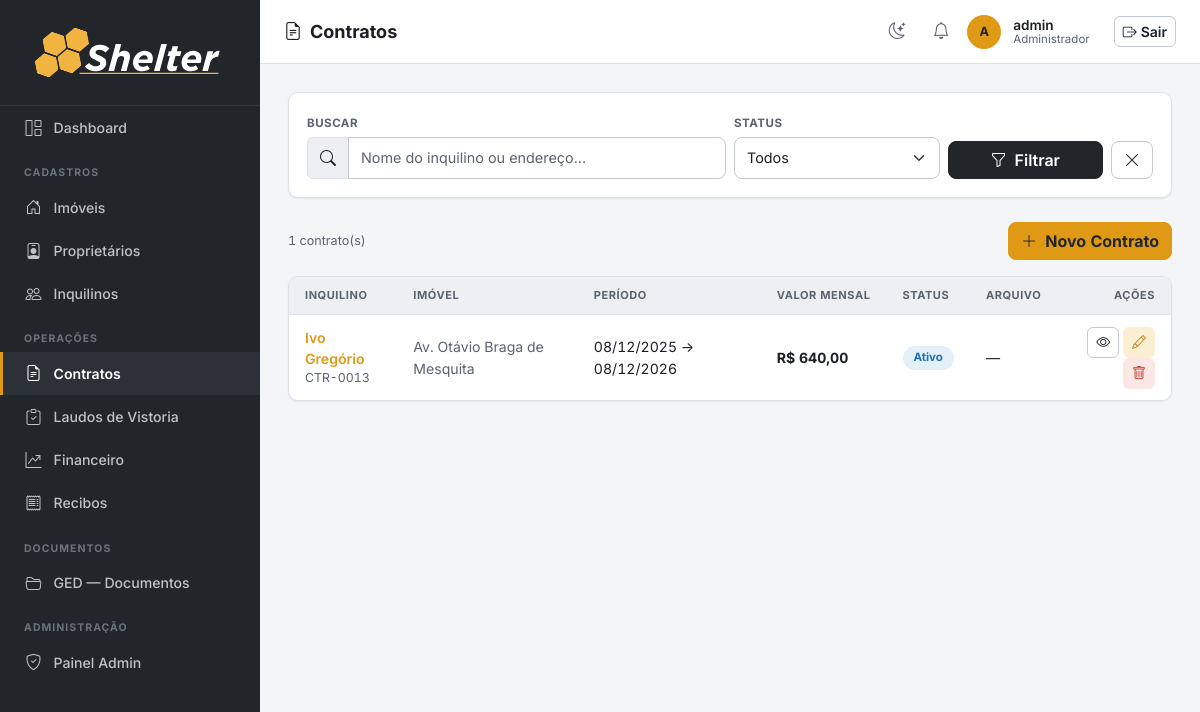
/contratos/ (signed in), run on the app's committed database.
### imoveis/models.py (models this page shows, shortened)
class Contrato(IdentificavelMixin, models.Model):
    PREFIXO_CODIGO = 'CTR'
    STATUS_CHOICES = [
        ('ativo', 'Ativo'),
        ('encerrado', 'Encerrado'),
        ('rescindido', 'Rescindido'),
    ]
    TIPO_CONTRATO_CHOICES = [
        ('PF', 'Pessoa Física'),
        ('PJ', 'Pessoa Jurídica'),
    ]
    FINALIDADE_CHOICES = [
        ('residencial', 'Residencial'),
        ('comercial', 'Comercial'),
    ]
    imovel = models.ForeignKey(Imovel, on_delete=models.PROTECT, related_name='contratos')
    inquilino = models.ForeignKey(Inquilino, on_delete=models.PROTECT, related_name='contratos')
    tipo_contrato = models.CharField(max_length=2, choices=TIPO_CONTRATO_CHOICES, default='PF',
                                     verbose_name='Tipo de Contrato')
    finalidade = models.CharField(max_length=12, choices=FINALIDADE_CHOICES,
                                  default='residencial', verbose_name='Finalidade')
    status = models.CharField(max_length=20, choices=STATUS_CHOICES, default='ativo')
    data_inicio = models.DateField(verbose_name='Data de Início')
    data_fim = models.DateField(verbose_name='Data de Término')
    valor_mensal = models.DecimalField(max_digits=10, decimal_places=2, verbose_name='Valor Mensal')
    valor_vigente = models.DecimalField(max_digits=10, decimal_places=2, null=True, blank=True,
                                        verbose_name='Valor de Cobrança Vigente')
    dia_vencimento = models.PositiveSmallIntegerField(
        default=10, verbose_name='Dia de Vencimento',
        validators=[MinValueValidator(1), MaxValueValidator(31)])
    comprovante_renda = models.FileField(upload_to='comprovantes_renda/', blank=True, null=True,
                                         verbose_name='Comprovante de Renda (PF)')
    contrato_social = models.FileField(upload_to='contratos_sociais/', blank=True, null=True,
                                       verbose_name='Contrato Social (PJ)')
    recibo_chaves = models.FileField(upload_to='contratos/recibo_chaves/', blank=True, null=True,
                                     verbose_name='Recibo de Entrega de Chaves')
    comprovante_anual = models.FileField(upload_to='contratos/comprovante_anual/', blank=True, null=True,
                                         verbose_name='Comprovante Anual de Pagamento')
    documento_gerado = models.FileField(upload_to='contratos/gerados/', blank=True, null=True,
                                        verbose_name='Contrato gerado (PDF)')
    observacoes = models.TextField(blank=True, verbose_name='Observações')
    local_assinatura = models.CharField(max_length=200, blank=True,
                                        verbose_name='Local da Assinatura')
    data_assinatura = models.DateField(null=True, blank=True,
                                       verbose_name='Data da Assinatura')
    criado_em = models.DateTimeField(auto_now_add=True)
    class Meta:
        verbose_name = 'Contrato'
        verbose_name_plural = 'Contratos'
        ordering = ['-data_inicio']
    @property
    def precisa_atencao(self):
        if self.status != 'ativo':
            return False
        hoje = date.today()
        if 0 <= (self.data_fim - hoje).days <= 14:
            return True
        return ((self.data_inicio.month, self.data_inicio.day) == (hoje.month, hoje.day)
                and self.data_inicio.year != hoje.year)
    @property
    def dependentes_cascata(self):
        pares = [
            ('fiador(es)', self.fiadores.count()),
            ('lançamento(s) financeiro(s)', self.lancamentos.count()),
            ('renovação', 1 if hasattr(self, 'renovacao') else 0),
            ('distrato', 1 if hasattr(self, 'distrato') else 0),
        ]
        return [(label, n) for label, n in pares if n > 0]

class Inquilino(models.Model):
    FAIXA_RENDA_CHOICES = [
        ('ate_2k', '< R$ 2k'),
        ('2_4k', 'R$ 2k - R$ 3.9k'),
        ('4_7k', 'R$ 4k - R$ 6.9k'),
        ('7_10k', 'R$ 7k - R$ 9.9k'),
        ('10_16k', 'R$ 10k - R$ 15.9k'),
        ('acima_16k', 'R$ 16k +'),
    ]
    nome = models.CharField(max_length=200)
    cpf = models.CharField(max_length=14, unique=True, validators=[validate_cpf], verbose_name='CPF')
    cnpj = models.CharField(max_length=18, blank=True, validators=[validate_cnpj], verbose_name='CNPJ')
    email = models.EmailField(blank=True)
    telefone = models.CharField(max_length=20, blank=True, validators=[validate_telefone])
    rg = models.CharField(max_length=20, blank=True, validators=[validate_rg], verbose_name='RG')
    qualificacao = models.CharField(max_length=300, blank=True, verbose_name='Qualificação',
                                    help_text='Estado civil, profissão, nacionalidade')
    profissao = models.CharField(max_length=100, blank=True, verbose_name='Profissão')
    faixa_renda = models.CharField(max_length=20, choices=FAIXA_RENDA_CHOICES, blank=True,
                                   verbose_name='Faixa de Renda')
    observacoes = models.TextField(blank=True, verbose_name='Observações')
    criado_em = models.DateTimeField(auto_now_add=True)
    class Meta:
        verbose_name = 'Inquilino'
        verbose_name_plural = 'Inquilinos'
        ordering = ['nome']

class Imovel(IdentificavelMixin, models.Model):
    PREFIXO_CODIGO = 'IMV'
    TIPO_CHOICES = [
        ('apartamento', 'Apartamento'),
        ('casa', 'Casa'),
        ('comercial', 'Comercial'),
        ('terreno', 'Terreno'),
        ('galpao', 'Galpão'),
    ]
    STATUS_CHOICES = [
        ('ocupado', 'Ocupado'),
        ('vago', 'Vago'),
        ('manutencao', 'Em Manutenção'),
    ]
    CATEGORIA_CHOICES = [
        ('urbano', 'Urbano'),
        ('rural', 'Rural'),
    ]
    proprietario = models.ForeignKey(Proprietario, on_delete=models.PROTECT, related_name='imoveis')
    tipo = models.CharField(max_length=20, choices=TIPO_CHOICES)
    status = models.CharField(max_length=20, choices=STATUS_CHOICES, default='vago')
    categoria = models.CharField(max_length=10, choices=CATEGORIA_CHOICES, default='urbano', verbose_name='Categoria')
    endereco = models.CharField(max_length=300)
    numero = models.CharField(max_length=20, blank=True, verbose_name='Número')
    complemento = models.CharField(max_length=100, blank=True, verbose_name='Complemento')
    bairro = models.CharField(max_length=100, blank=True)
    cidade = models.CharField(max_length=100, default='')
    area_m2 = models.DecimalField(max_digits=8, decimal_places=2, null=True, blank=True, verbose_name='Área (m²)')
    descricao = models.TextField(blank=True)
    matricula = models.CharField(max_length=100, blank=True, verbose_name='Matrícula')
    data_aquisicao = models.DateField(null=True, blank=True, verbose_name='Data de Aquisição')
    valor_aquisicao = models.DecimalField(max_digits=14, decimal_places=2, null=True, blank=True, verbose_name='Valor de Aquisição')
    cadastro_prefeitura = models.CharField(max_length=100, blank=True, verbose_name='Cadastro Prefeitura')
    planta_projeto = models.FileField(upload_to='plantas/', blank=True, null=True, verbose_name='Planta/Projeto')
    nirf = models.CharField(max_length=50, blank=True, verbose_name='NIRF')
    incra = models.CharField(max_length=50, blank=True, verbose_name='INCRA')
    car = models.CharField(max_length=100, blank=True, verbose_name='CAR')
    criado_em = models.DateTimeField(auto_now_add=True)
    class Meta:
        verbose_name = 'Imóvel'
        verbose_name_plural = 'Imóveis'
        ordering = ['endereco']

### imoveis/views.py (the view)
# urls.py: path('contratos/', views.contrato_list, name='contrato_list'),
@login_required
def contrato_list(request):
    q = request.GET.get('q', '')
    status = request.GET.get('status', '')
    qs = Contrato.objects.select_related('imovel', 'inquilino')
    if q:
        qs = qs.filter(Q(inquilino__nome__icontains=q) | Q(imovel__endereco__icontains=q))
    if status:
        qs = qs.filter(status=status)
    return render(request, 'contratos/contrato_list.html', {
        'contratos': qs, 'q': q, 'status': status,
        'status_choices': Contrato.STATUS_CHOICES,
    })

### templates/contratos/contrato_list.html (shortened to what this page needs)
{% extends 'base.html' %}
{% load imoveis_tags %}
{% block page_title %}<i class="bi bi-file-earmark-text me-2"></i>Contratos{% endblock %}
{% block nav_contratos %}active{% endblock %}
{% block content %}
<div class="section-card mb-4">
  <div class="section-card-body">
    <form method="get" class="row g-2 align-items-end">
      <div class="col-12 col-md-6">
        <label class="form-label">Buscar</label>
        <div class="input-group">
          <span class="input-group-text"><i class="bi bi-search"></i></span>
          <input type="text" name="q" value="{{ q }}" class="form-control" placeholder="Nome do inquilino ou endereço...">
        </div>
      </div>
      <div class="col-md-3">
        <label class="form-label">Status</label>
        <select name="status" class="form-select">
          <option value="">Todos</option>
        </select>
      </div>
      <div class="col-md-3 d-flex gap-2">
        <button type="submit" class="btn btn-graphite flex-fill"><i class="bi bi-funnel me-1"></i> Filtrar</button>
        <a href="{% url 'contrato_list' %}" class="btn btn-outline-secondary"><i class="bi bi-x-lg"></i></a>
      </div>
    </form>
  </div>
</div>
<div class="d-flex justify-content-between align-items-center mb-3">
  <span class="text-muted small">{{ contratos.count }} contrato(s)</span>
  <a href="{% url 'contrato_create' %}" class="btn btn-primary"><i class="bi bi-plus-lg me-1"></i> Novo Contrato</a>
</div>
<div class="section-card">
  <div class="table-responsive">
    <table class="table mb-0">
      <thead>
        <tr><th>Inquilino</th><th>Imóvel</th><th>Período</th><th>Valor Mensal</th><th>Status</th><th>Arquivo</th><th class="text-end">Ações</th></tr>
      </thead>
      <tbody>
        {% for c in contratos %}
        <tr>
          <td>
            <a href="{% url 'contrato_detail' c.pk %}" class="fw-semibold text-primary">{{ c.inquilino.nome }}</a>
            <div class="small text-muted">{{ c.codigo }}</div>
          </td>
          <td class="small text-muted">{{ c.imovel.endereco|truncatechars:30 }}</td>
          <td class="small">{{ c.data_inicio|date:"d/m/Y" }} → {{ c.data_fim|date:"d/m/Y" }}</td>
          <td><strong>R$ {{ c.valor_mensal|brl }}</strong></td>
          <td>
            <span class="status-badge badge-{{ c.status }}">{{ c.get_status_display }}</span>
          </td>
          <td>
            {% if c.arquivo %}
            <a href="{{ c.arquivo.url }}" target="_blank" class="btn btn-sm btn-outline-secondary"><i class="bi bi-file-earmark-pdf"></i></a>
            {% else %}—{% endif %}
          </td>
          <td class="text-end">
            <a href="{% url 'contrato_detail' c.pk %}" class="btn btn-sm btn-outline-secondary"><i class="bi bi-eye"></i></a>
            <a href="{% url 'contrato_edit' c.pk %}" class="btn btn-sm btn-outline-primary"><i class="bi bi-pencil"></i></a>
            <button class="btn btn-sm btn-outline-danger" data-bs-toggle="modal" data-bs-target="#del{{ c.pk }}"><i class="bi bi-trash"></i></button>
          </td>
        </tr>
        {% empty %}
        <tr>
          <td colspan="7" class="border-0">
            <div class="empty-state"><i class="bi bi-inbox"></i>Nenhum contrato encontrado.</div>
          </td>
        </tr>
        {% endfor %}
      </tbody>
    </table>
  </div>
</div>
{% endblock %}

### templates/base.html (shortened to what this page needs)
{% load static %}
<!DOCTYPE html>
<html lang="pt-BR">
<head>
  <link rel="stylesheet" href="https://cdn.jsdelivr.net/npm/bootstrap@5.3.3/dist/css/bootstrap.min.css">
  <link rel="stylesheet" href="https://cdn.jsdelivr.net/npm/bootstrap-icons@1.11.3/font/bootstrap-icons.min.css">
  <link rel="stylesheet" href="https://cdn.jsdelivr.net/npm/flatpickr/dist/flatpickr.min.css">
  <link rel="stylesheet" href="{% static 'css/shelter.css' %}">
</head>
<body>
<nav id="sidebar">
  <div class="sidebar-brand">
    <img src="{% static 'assets/Shelter_LOGO_white.svg' %}" alt="Shelter" class="brand-full">
  </div>
  <ul class="nav flex-column">
    {% if perms.imoveis.pode_acessar_dashboard %}
    <li class="nav-item">
      <a class="nav-link {% block nav_dashboard %}{% endblock %}" href="{% url 'dashboard' %}" title="Dashboard">
        <i class="bi bi-grid-1x2"></i> <span class="nav-text">Dashboard</span>
      </a>
    </li>
    {% endif %}
    <li><span class="nav-section-label">Cadastros</span></li>
    <li class="nav-item">
      <a class="nav-link {% block nav_imoveis %}{% endblock %}" href="{% url 'imovel_list' %}" title="Imóveis">
        <i class="bi bi-house-door"></i> <span class="nav-text">Imóveis</span>
      </a>
    </li>
    <li class="nav-item">
      <a class="nav-link {% block nav_proprietarios %}{% endblock %}" href="{% url 'proprietario_list' %}" title="Proprietários">
        <i class="bi bi-person-badge"></i> <span class="nav-text">Proprietários</span>
      </a>
    </li>
    <li class="nav-item">
      <a class="nav-link {% block nav_inquilinos %}{% endblock %}" href="{% url 'inquilino_list' %}" title="Inquilinos">
        <i class="bi bi-people"></i> <span class="nav-text">Inquilinos</span>
      </a>
    </li>
    <li><span class="nav-section-label">Operações</span></li>
    <li class="nav-item">
      <a class="nav-link {% block nav_contratos %}{% endblock %}" href="{% url 'contrato_list' %}" title="Contratos">
        <i class="bi bi-file-earmark-text"></i> <span class="nav-text">Contratos</span>
      </a>
    </li>
    <li class="nav-item">
      <a class="nav-link {% block nav_laudos %}{% endblock %}" href="{% url 'laudo_list' %}" title="Laudos de Vistoria">
        <i class="bi bi-clipboard-check"></i> <span class="nav-text">Laudos de Vistoria</span>
      </a>
    </li>
    {% if perms.imoveis.pode_acessar_financeiro %}
    <li class="nav-item">
      <a class="nav-link {% block nav_financeiro %}{% endblock %}" href="{% url 'lancamento_list' %}" title="Financeiro">
        <i class="bi bi-graph-up-arrow"></i> <span class="nav-text">Financeiro</span>
      </a>
    </li>
    {% endif %}
    <li class="nav-item">
      <a class="nav-link {% block nav_recibos %}{% endblock %}" href="{% url 'recibo_list' %}" title="Recibos">
        <i class="bi bi-receipt"></i> <span class="nav-text">Recibos</span>
      </a>
    </li>
    <li><span class="nav-section-label">Documentos</span></li>
    <li class="nav-item">
      <a class="nav-link {% block nav_documentos %}{% endblock %}" href="{% url 'documentos' %}" title="GED — Documentos">
        <i class="bi bi-folder2-open"></i> <span class="nav-text">GED — Documentos</span>
      </a>
    </li>
    {% if user.is_staff %}
    <li><span class="nav-section-label">Administração</span></li>
    <li class="nav-item">
      <a class="nav-link" href="{% url 'admin:index' %}" title="Painel Admin">
        <i class="bi bi-shield-check"></i> <span class="nav-text">Painel Admin</span>
      </a>
    </li>
    {% endif %}
  </ul>
</nav>
<header id="topbar">
  <span class="page-title">{% block page_title %}{% endblock %}</span>
  <div class="user-info ms-auto">
    <button type="button" class="icon-btn" id="theme-toggle" title="Alternar tema claro/escuro" aria-label="Alternar tema claro/escuro">
      <i class="bi bi-moon-stars"></i>
    </button>
    <div class="dropdown notif-dropdown">
      <button class="icon-btn" type="button" id="notifDropdown" data-bs-toggle="dropdown"
              aria-expanded="false" title="Notificações" aria-label="Notificações">
        <i class="bi bi-bell"></i>
      </button>
    </div>
    <div class="user-avatar">
      {{ user.get_short_name|default:user.username|first|upper }}
    </div>
    <div class="ms-1">
      <div class="user-name">{{ user.get_short_name|default:user.username }}</div>
      <div class="user-role">{% if user.is_superuser %}Administrador{% elif perms.imoveis.pode_acessar_dashboard %}Owner{% else %}Comum{% endif %}</div>
    </div>
    <form method="post" action="{% url 'logout' %}" class="d-inline ms-3">
      <button type="submit" class="btn btn-outline-secondary btn-sm">
        <i class="bi bi-box-arrow-right me-1"></i>Sair
      </button>
    </form>
  </div>
</header>
<main id="main-content">
  {% block content %}{% endblock %}
</main>
</body>
</html>

### data on the page
Contrato: inquilino.nome "Ivo Gregório", codigo "CTR-0013", imovel.endereco "Av. Otávio Braga de Mesquita", data_inicio "08/12/2025", data_fim "08/12/2026", valor_mensal|brl "640,00", status "Ativo"

### other printed values
{{ user.get_short_name|default:user.username|first|upper }} "A"
{{ user.get_short_name|default:user.username }} "admin"
{{ contratos.count }} "1"
